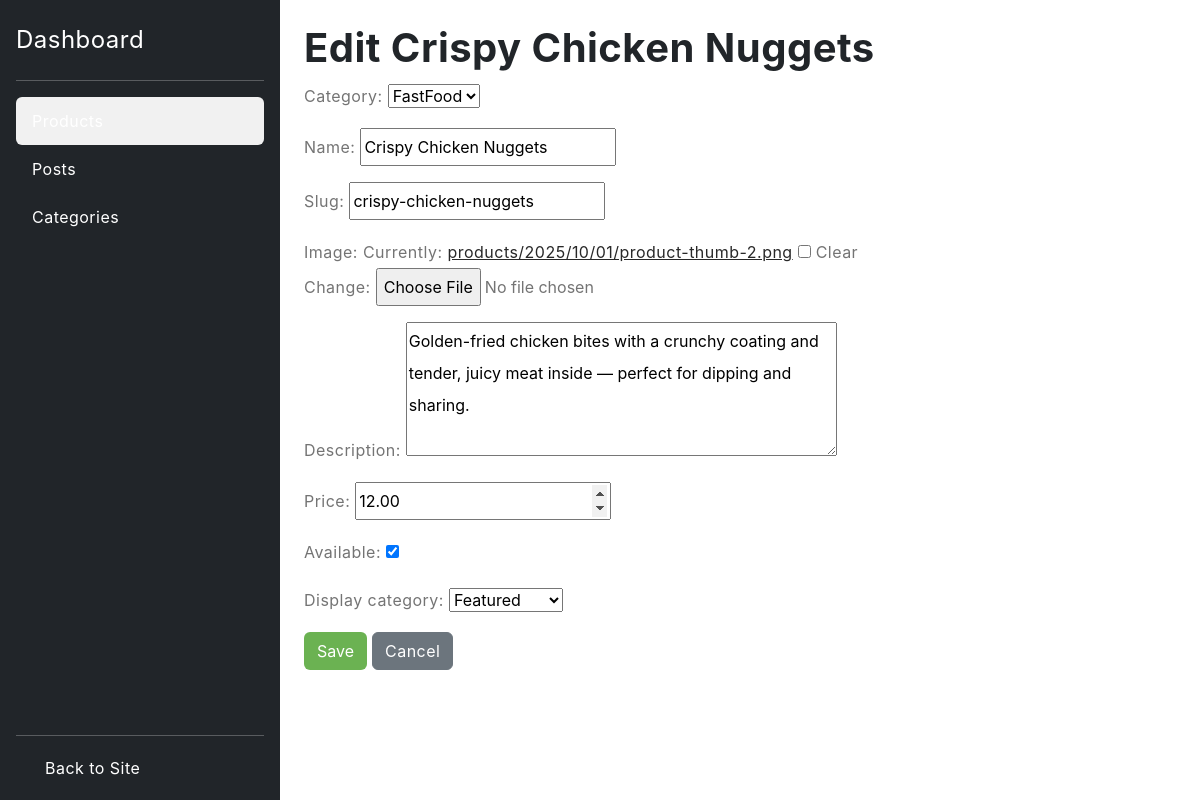
Screenshot of /dashboard/product/3/edit/ with the database file from the repository.
### blog/models.py (models this page shows, shortened)
class Product(models.Model):
    category = models.ForeignKey(Category, related_name='products', on_delete=models.CASCADE)
    name = models.CharField(max_length=200)
    slug = models.SlugField(max_length=200)
    image = models.ImageField(upload_to='products/%Y/%m/%d', blank=True)
    description = models.TextField(blank=True)
    price = models.DecimalField(max_digits=10, decimal_places=2)
    available = models.BooleanField(default=True)
    created = models.DateTimeField(auto_now_add=True)
    updated = models.DateTimeField(auto_now=True)
    display_category = models.CharField(max_length=10, choices=DISPLAY_CATEGORY_CHOICES, default='NONE')
    class Meta:
        ordering = ('name',)
        indexes = [
            models.Index(fields=['name']),
            models.Index(fields=['slug']),
        ]

class Category(models.Model):
    name = models.CharField(max_length=200)
    slug = models.SlugField(max_length=200, unique=True)
    image = models.ImageField(upload_to='categories/%Y/%m/%d', blank=True)
    class Meta:
        ordering = ('name',)
        verbose_name = 'category'
        verbose_name_plural = 'categories'
    def __str__(self):
        return self.name

### blog/views.py (the view)
# urls.py: path('dashboard/product/<int:pk>/edit/', views.product_update, name='product_update'),
def product_update(request, pk):
    product = get_object_or_404(Product, pk=pk)
    if request.method == 'POST':
        form = ProductForm(request.POST, request.FILES, instance=product)
        if form.is_valid():
            form.save()
            return redirect('dashboard_index')
    else:
        form = ProductForm(instance=product)
    context = {
        'form': form,
        'title': f'Edit {product.name}'
    }
    return render(request, 'admin_dashboard/form.html', context)

### blog/forms.py
class ProductForm(forms.ModelForm):
    class Meta:
        model = Product
        fields = [
            'category',
            'name',
            'slug',
            'image',
            'description',
            'price',
            'available',
            'display_category',
        ]
        widgets = {
            'description': forms.Textarea(attrs={'rows': 4}),
        }

### blog/context_processors.py (called while the page is built)
def categories(request):
    return {
        'categories': Category.objects.all()
    }

### template/admin_dashboard/form.html (shortened to what this page needs)
{% extends "admin_dashboard/base.html" %}
{% load static %}
{% block content %}
<h1>{{ title }}</h1>
<form method="post" enctype="multipart/form-data">
    {{ form.as_p }}
    <button type="submit" class="btn btn-primary">Save</button>
    <a href="{% url 'dashboard_index' %}" class="btn btn-secondary">Cancel</a>
</form>
{% endblock %}

### static/style.css (style rules this page uses)
body { --heading-font : "Inter", sans-serif; --bs-link-color: #333; --bs-link-hover-color:#333; --bs-link-color-rgb: 40,40,40; --bs-link-hover-color-rgb: 0,0,0; --bs-light-rgb: 248, 248, 248; --bs-font-sans-serif: "Inter", sans-serif; --bs-body-font-family: var(--bs-font-sans-serif); --bs-body-font-size: 1rem; --bs-body-font-weight: 400; --bs-body-line-height: 2; --bs-body-color: #747474; --bs-primary: #6BB252; --bs-primary-rgb: 107, 178, 82; --bs-secondary: #364127; --bs-secondary-rgb: 54, 65, 39; --bs-danger: #F95F09; --bs-danger-rgb: 249, 95, 9; --bs-success: #a3be4c; --bs-success-rgb: 163, 190, 76; --bs-primary-bg-subtle: #FFF9EB; --bs-success-bg-subtle: #eef5e5; --bs-border-color: #F7F7F7; }
.btn-primary { --bs-btn-color: #fff; --bs-btn-bg: var(--bs-primary); --bs-btn-border-color: transparent; --bs-btn-hover-color: #fff; --bs-btn-hover-bg: #f7a422; --bs-btn-hover-border-color: transparent; --bs-btn-focus-shadow-rgb: 49,132,253; --bs-btn-active-color: #fff; --bs-btn-active-bg: var(--bs-primary); --bs-btn-active-border-color: transparent; --bs-btn-active-shadow: inset 0 3px 5px rgba(0, 0, 0, 0.125); --bs-btn-disabled-color: #fff; --bs-btn-disabled-bg: #d3d7dd; --bs-btn-disabled-border-color: transparent; }
body { letter-spacing: 0.03em; }
h1,h2,h3,h4,h5,h6 { font-family: var(--heading-font); color: var(--bs-dark); font-weight: 700; }

### rows the page displays
Product: category "FastFood", slug "crispy-chicken-nuggets", description "Golden-fried chicken bites with a crunchy coating and tender, juicy meat inside — perfect for dipping and sharing.", price "12.00", available "☑", display_category "Featured"
Category: name "Crispy Chicken Nuggets"

### other values shown
{{ title }} "Edit Crispy Chicken Nuggets"
